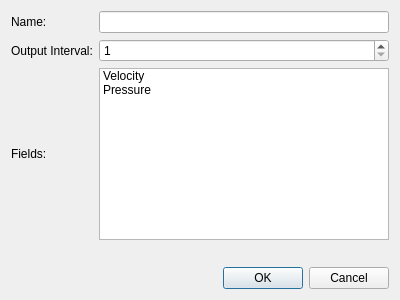
<?xml version="1.0" encoding="UTF-8"?>
<ui version="4.0">
 <class>figureResidualsUI</class>
 <widget class="QDialog" name="figureResidualsUI">
  <property name="geometry">
   <rect>
    <x>0</x>
    <y>0</y>
    <width>400</width>
    <height>300</height>
   </rect>
  </property>
  <property name="font">
   <font>
    <pointsize>9</pointsize>
   </font>
  </property>
  <property name="windowTitle">
   <string>Dialog</string>
  </property>
  <layout class="QGridLayout" name="gridLayout">
   <item row="4" column="0" colspan="2">
    <widget class="QDialogButtonBox" name="buttonBox">
     <property name="orientation">
      <enum>Qt::Horizontal</enum>
     </property>
     <property name="standardButtons">
      <set>QDialogButtonBox::Cancel|QDialogButtonBox::Ok</set>
     </property>
    </widget>
   </item>
   <item row="1" column="0">
    <widget class="QLabel" name="label">
     <property name="text">
      <string>Output Interval:</string>
     </property>
    </widget>
   </item>
   <item row="1" column="1">
    <widget class="QSpinBox" name="spinBox">
     <property name="minimum">
      <number>1</number>
     </property>
     <property name="maximum">
      <number>1000</number>
     </property>
    </widget>
   </item>
   <item row="3" column="0">
    <spacer name="verticalSpacer">
     <property name="orientation">
      <enum>Qt::Vertical</enum>
     </property>
     <property name="sizeHint" stdset="0">
      <size>
       <width>20</width>
       <height>40</height>
      </size>
     </property>
    </spacer>
   </item>
   <item row="2" column="0">
    <widget class="QLabel" name="label_2">
     <property name="text">
      <string>Fields:</string>
     </property>
    </widget>
   </item>
   <item row="0" column="0">
    <widget class="QLabel" name="label_3">
     <property name="text">
      <string>Name:</string>
     </property>
    </widget>
   </item>
   <item row="2" column="1">
    <widget class="QListWidget" name="listWidget">
     <item>
      <property name="text">
       <string>Velocity</string>
      </property>
      <property name="checkState">
       <enum>Unchecked</enum>
      </property>
     </item>
     <item>
      <property name="text">
       <string>Pressure</string>
      </property>
      <property name="checkState">
       <enum>Unchecked</enum>
      </property>
     </item>
    </widget>
   </item>
   <item row="0" column="1">
    <widget class="QLineEdit" name="name"/>
   </item>
  </layout>
 </widget>
 <tabstops>
  <tabstop>buttonBox</tabstop>
  <tabstop>name</tabstop>
  <tabstop>spinBox</tabstop>
  <tabstop>listWidget</tabstop>
 </tabstops>
 <resources/>
 <connections>
  <connection>
   <sender>buttonBox</sender>
   <signal>accepted()</signal>
   <receiver>figureResidualsUI</receiver>
   <slot>accept()</slot>
   <hints>
    <hint type="sourcelabel">
     <x>257</x>
     <y>290</y>
    </hint>
    <hint type="destinationlabel">
     <x>157</x>
     <y>274</y>
    </hint>
   </hints>
  </connection>
  <connection>
   <sender>buttonBox</sender>
   <signal>rejected()</signal>
   <receiver>figureResidualsUI</receiver>
   <slot>reject()</slot>
   <hints>
    <hint type="sourcelabel">
     <x>325</x>
     <y>290</y>
    </hint>
    <hint type="destinationlabel">
     <x>286</x>
     <y>274</y>
    </hint>
   </hints>
  </connection>
  <connection>
   <sender>listWidget</sender>
   <signal>itemChanged(QListWidgetItem*)</signal>
   <receiver>figureResidualsUI</receiver>
   <slot>ckeckAccept()</slot>
   <hints>
    <hint type="sourcelabel">
     <x>187</x>
     <y>104</y>
    </hint>
    <hint type="destinationlabel">
     <x>62</x>
     <y>229</y>
    </hint>
   </hints>
  </connection>
 </connections>
 <slots>
  <slot>ckeckAccept()</slot>
 </slots>
</ui>
